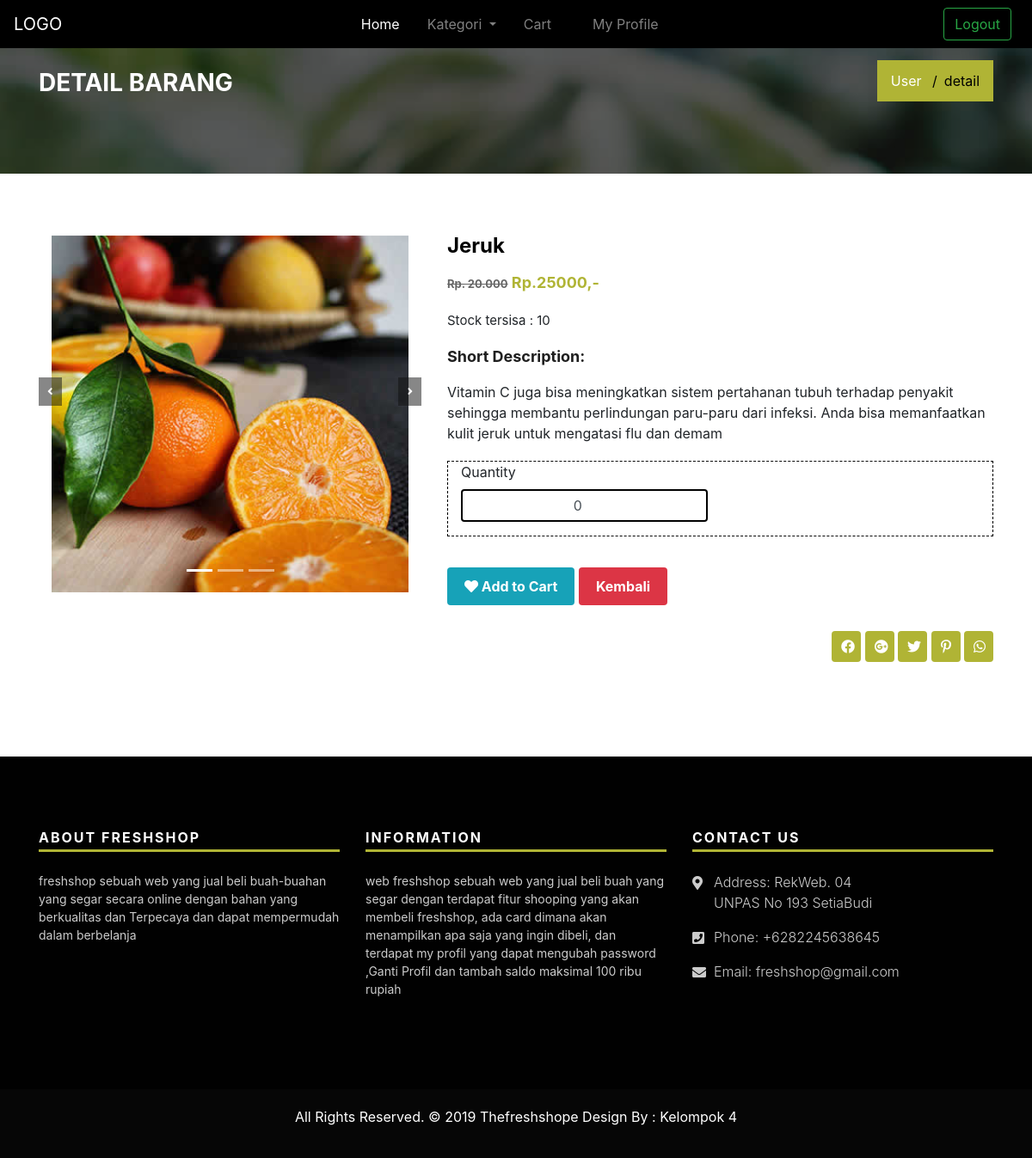
/user/detail/1, run on the app's committed database.
### tables this page shows
CREATE TABLE `barang` (
  `id_barang` int(11) NOT NULL,
  `nama_barang` varchar(100) NOT NULL,
  `jenis_barang` varchar(128) NOT NULL,
  `harga_barang` varchar(100) NOT NULL,
  `stock_barang` int(11) NOT NULL,
  `image` varchar(100) NOT NULL,
  `deskripsi_barang` varchar(255) NOT NULL
);

### application/controllers/User.php (called while the page is built, shortened)
<?php
class User extends CI_Controller
    {
    public function __construct() {
        $this->load->model('Admin_model');
    }
    public function detail($id)
    {
        $data['barang'] = $this->Admin_model->getAllBarang();
        $data['title'] = "Detail Barang";
        $data['data'] = $this->Admin_model->getBarangById($id);
        $data['user'] = $this->db->get_where('user', ['email'=>
        $this->session->userdata('email')])->row_array();
        $this->load->view('templates/topbar', $data);
        $this->load->view('user/detail', $data);
        $this->load->view('templates/ecommerce_footer');
    }
}

### index.php (called while the page is built, shortened)
<?php
require_once BASEPATH.'core/CodeIgniter.php';

### application/models/Admin_model.php (called while the page is built, shortened)
<?php
class Admin_model extends CI_model{
	public function getAllBarang(){
		return $this->db->get('barang')->result_array();
	}
	public function getBarangById($id){
		return $this->db->get_where('barang', ['id_barang'=> $id])->row_array();
	}
}

### application/views/user/detail.php (the view, shortened to what this page needs)
    <div class="all-title-box">
        <div class="container">
            <div class="row">
                <div class="col-lg-12">
                    <h2>DETAIL BARANG</h2>
                    <ul class="breadcrumb">
                        <li class="breadcrumb-item"><a href="">User</a></li>
                        <li class="breadcrumb-item active">detail</li>
                    </ul>
                </div>
            </div>
        </div>
    </div>
<div class="shop-detail-box-main">
        <div class="container">
            <div class="row">
                <div class="col-xl-5 col-lg-5 col-md-6">
                    <div id="carousel-example-1" class="single-product-slider carousel slide" data-ride="carousel">
                        <div class="carousel-inner" role="listbox">
                            <div class="carousel-item active"> <img class="d-block w-100" src="<?= base_url('assets/img/barang/')?><?= $data['image']?>" alt="First slide"> </div>
                        </div>
                        <a class="carousel-control-prev" href="#carousel-example-1" role="button" data-slide="prev">
                        <i class="fa fa-angle-left" aria-hidden="true"></i>
                    </a>
                        <a class="carousel-control-next" href="#carousel-example-1" role="button" data-slide="next">
                        <i class="fa fa-angle-right" aria-hidden="true"></i>
                    </a>
                        <ol class="carousel-indicators">
                            <li data-target="#carousel-example-1" data-slide-to="0" class="active">
                            </li>
                            <li data-target="#carousel-example-1" data-slide-to="1">
                            </li>
                            <li data-target="#carousel-example-1" data-slide-to="2">
                            </li>
                        </ol>
                    </div>
                </div>
                <div class="col-xl-7 col-lg-7 col-md-6">
                    <div class="single-product-details">
                        <h2><?= $data['nama_barang']?></h2>
                        <h5> <del>Rp. 20.000</del> Rp.<?= $data['harga_barang']?>,-</h5>
                        <p class="available-stock"><span> Stock tersisa : <?= $data['stock_barang']?> </span><p>
                        <h4>Short Description:</h4>
                        <p><?= $data['deskripsi_barang']?> </p>
                        <ul>
                            <li>
                                <div class="form-group quantity-box">
                                    <label class="control-label">Quantity</label>
                                    <input class="form-control" value="0" min="0" max="20" type="number">
                                </div>
                            </li>
                        </ul>
                        <div class="price-box-bar">
                            <div class="cart-and-bay-btn">
                                <a class="btn btn-info" data-fancybox-close="" href="#"><i class="fas fa-heart"></i> Add to Cart</a>
                                <a class="btn btn-danger" href="<?= base_url('user') ?>">Kembali</a>
                            </div>
                        </div>
                        <div class="add-to-btn">
                            <div class="share-bar">
                                <a class="btn hvr-hover" href="#"><i class="fab fa-facebook" aria-hidden="true"></i></a>
                                <a class="btn hvr-hover" href="#"><i class="fab fa-google-plus" aria-hidden="true"></i></a>
                                <a class="btn hvr-hover" href="#"><i class="fab fa-twitter" aria-hidden="true"></i></a>
                                <a class="btn hvr-hover" href="#"><i class="fab fa-pinterest-p" aria-hidden="true"></i></a>
                                <a class="btn hvr-hover" href="#"><i class="fab fa-whatsapp" aria-hidden="true"></i></a>
                            </div>
                        </div>
                    </div>
                </div>
            </div>
            </div>
            <br>
</div>

### assets/css/style.css (style rules this page uses)
a { color: #1f1f1f; text-decoration: none !important; outline: none !important; -webkit-transition: all .3s ease-in-out; -moz-transition: all .3s ease-in-out; -ms-transition: all .3s ease-in-out; -o-transition: all .3s ease-in-out; transition: all .3s ease-in-out; }
h1, h2, h3, h4, h5, h6 { letter-spacing: 0; font-weight: normal; position: relative; padding: 0 0 10px 0; font-weight: normal; line-height: 120% !important; color: #1f1f1f; margin: 0 }
h2 { font-size: 22px }
h4 { font-size: 16px }
h5 { font-size: 14px }
a { color: #1f1f1f; text-decoration: none; outline: none; }
a, .btn { text-decoration: none !important; outline: none !important; -webkit-transition: all .3s ease-in-out; -moz-transition: all .3s ease-in-out; -ms-transition: all .3s ease-in-out; -o-transition: all .3s ease-in-out; transition: all .3s ease-in-out; }
ul, li, ol { list-style: none; margin: 0px; padding: 0px; }
p { margin: 0px; }
.offer-box,.slide { color: #FFFFFF; font-size: 13px; padding: 2px 15px; font-family: 'Poppins', sans-serif; }
.hvr-hover { display: inline-block; vertical-align: middle; -webkit-transform: perspective(1px) translateZ(0); transform: perspective(1px) translateZ(0); box-shadow: 0 0 1px rgba(0, 0, 0, 0); position: relative; background: #b0b435; -webkit-transition-property: color; transition-property: color; -webkit-transition-duration: 0.3s; transition-duration: 0.3s; border-radius: 0; box-shadow: none; }
.hvr-hover::after { content: ""; position: absolute; z-index: -1; top: 0; left: 0; right: 0; bottom: 0; background: #000000; border-radius: 100%; -webkit-transform: scale(0); transform: scale(0); -webkit-transition-property: transform; transition-property: transform; -webkit-transition-duration: 0.3s; transition-duration: 0.3s; -webkit-transition-timing-function: ease-out; transition-timing-function: ease-out; }
.hvr-hover { overflow: hidden; }
.all-title-box { background: url("../img/banner-02.jpg") no-repeat center center; -webkit-background-size: cover; -moz-background-size: cover; -ms-background-size: cover; -o-background-size: cover; background-size: cover; text-align: center; background-attachment: fixed; padding: 70px 0px; position: relative; }
.all-title-box::before { background: rgba(0,0,0,0.6); content: ""; position: absolute; z-index: 0; width: 100%; height: 100%; left: 0px; top: 0px; }
.all-title-box h2 { font-size: 28px; font-weight: 700; color: #ffffff; float: left; padding: 10px 0px; }
.all-title-box .breadcrumb { background: #b0b435; margin: 0px; display: inline-block; border-radius: 0px; float: right; }
.all-title-box .breadcrumb li { display: inline-block; color: #000000; font-size: 16px; }
.all-title-box .breadcrumb li a { color: #ffffff; font-size: 16px; }
.all-title-box .breadcrumb-item + .breadcrumb-item::before { color: #000000; }
.quantity-box input { width: 60px; border: 2px solid #000000; text-align: center; }
.shop-detail-box-main { padding: 70px 0px; }
.single-product-slider .carousel-control-prev { bottom: auto; background: #111111; width: 6%; padding: 10px 0; background-image: none; top: 40%; }
.single-product-slider .carousel-control-next { bottom: auto; background: #111111; width: 6%; padding: 10px 0; background-image: none; top: 40%; }
.carousel-indicators { position: relative; bottom: 0; }
.carousel-indicators li { width: 30%; height: 100%; cursor: pointer; }
.single-product-details h2 { color: #000000; font-weight: 700; font-size: 24px; }
.single-product-details h5 { color: #b0b435; font-weight: 700; font-size: 18px; }
.single-product-details h5 del { font-size: 13px; color: #666; }
.available-stock span { font-size: 15px; }
.single-product-details h4 { font-size: 18px; font-weight: 700; margin-top: 20px; }
.single-product-details p { font-size: 16px; margin-bottom: 20px; }
.single-product-details ul { display: inline-block; width: 100%; border: 1px #000000 dashed; margin-bottom: 30px; }
.single-product-details ul li { width: 50%; float: left; padding: 0px 15px; }
.quantity-box input { width: 100%; }
.price-box-bar { margin-bottom: 30px; }
.price-box-bar a { padding: 10px 20px; font-weight: 700; color: #ffffff; border: none; }
.add-to-btn .share-bar { float: right; }
.share-bar a { background: #b0b435; color: #ffffff; padding: 5px 10px; display: inline-block; width: 34px; text-align: center; }

### data on the page
barang: image (picture), nama_barang "Jeruk", harga_barang "25000", stock_barang "10", deskripsi_barang "Vitamin C juga bisa meningkatkan sistem pertahanan tubuh terhadap penyakit sehingga membantu perlindungan paru-paru dari infeksi. Anda bisa memanfaatkan kulit jeruk untuk mengatasi flu dan demam"
